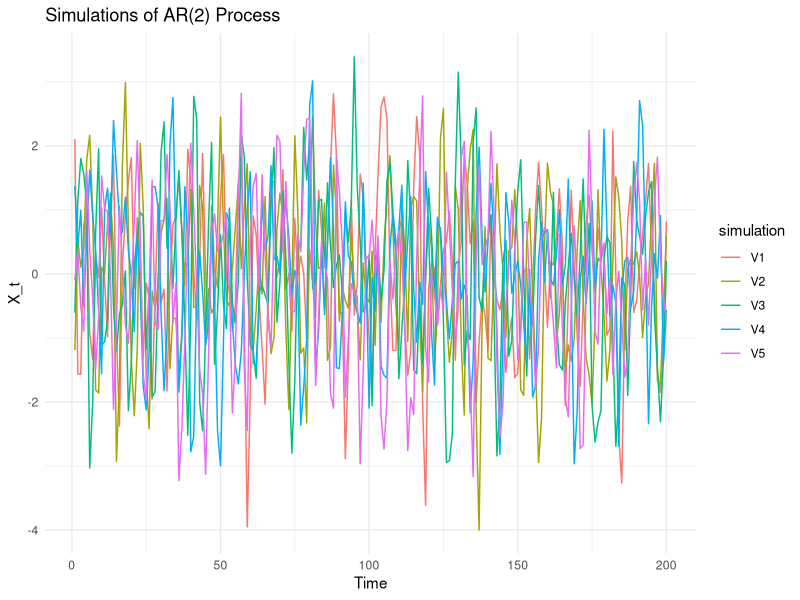

The R script that drew this image:
# Install and load necessary packages
# install.packages(c("forecast", "ggplot2"))
library(forecast)
library(ggplot2)
library(tidyr)

# Define AR(2) parameters
phi1 <- -0.6
phi2 <- 0.5
sigma_e <- 1
n <- 200  # Number of observations
num_sim <- 5  # Number of realizations

# Simulate AR(2) process
generate_ar2 <- function(n, phi1, phi2, sigma_e) {
  e <- rnorm(n, mean = 0, sd = sigma_e)
  x <- numeric(n)
  x[1:2] <- rnorm(2)  # Initial values
  
  for (t in 3:n) {
    x[t] <- -phi1 * x[t-1] - phi2 * x[t-2] + e[t]
  }
  return(x)
}

simulations <- replicate(num_sim, generate_ar2(n, phi1, phi2, sigma_e))

# Convert to dataframe for ggplot using tidyr
sim_df <- data.frame(time = 1:n, as.data.frame(simulations))
sim_df <- pivot_longer(sim_df, cols = -time, names_to = "simulation", values_to = "value")

# Plot the simulations
plot1 <- ggplot(sim_df, aes(x = time, y = value, color = simulation)) +
  geom_line() +
  labs(title = "Simulations of AR(2) Process", x = "Time", y = "X_t") +
  theme_minimal()

# Compute and plot ACF
acf_list <- lapply(1:num_sim, function(i) acf(simulations[,i], plot = FALSE, lag.max = 30))

# Prepare ACF data for plotting
acf_df <- data.frame(lag = acf_list[[1]]$lag, acf = acf_list[[1]]$acf)

# Plot empirical ACF
plot2 <- ggplot(acf_df, aes(x = lag, y = acf)) +
  geom_line(color = "blue") +
  labs(title = "Empirical ACF of Simulated AR(2) Process", x = "Lag", y = "ACF") +
  theme_minimal()

# Print both plots
print(plot1)
#print(plot2)
